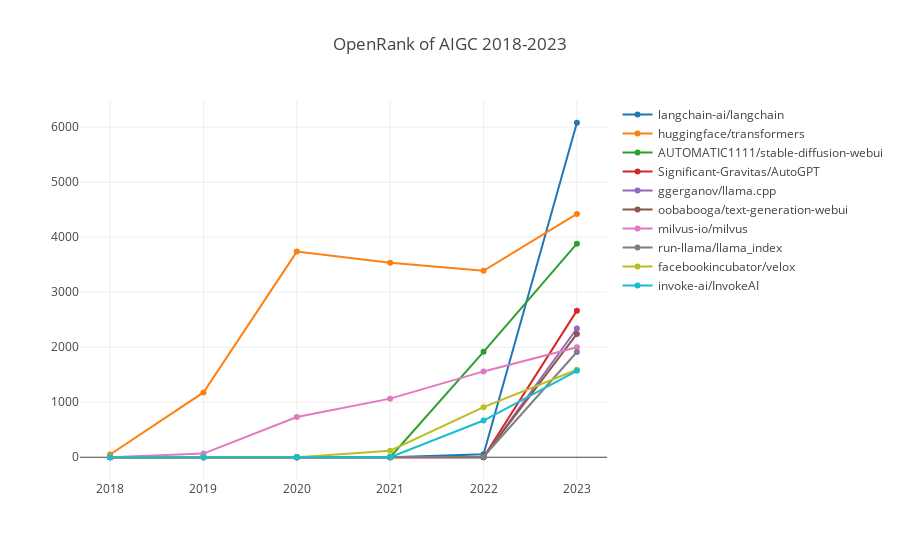

The notebook cell saved with this chart:
### Code cell
openDigger.index.openrank.getRepoOpenrank({
    startYear, endYear: year, startMonth: 1, endMonth: 12,
    groupTimeRange: 'year', order: 'DESC', labelIntersect: [':technology/ai/generative_ai'], limit: 10
}).then(data => {
    openDigger.render.plotly(data.map(row => {
        return {
            x: years,
            y: row.openrank,
            name: row.name
        };
    }), {title: `OpenRank of AIGC 2018-2023`, xaxis: { type: 'category' }});
});

### Figure 1 — Plotly figure (JSON) as saved in the notebook; plotly's stock layout.template omitted (floating-point values rounded to 4 significant figures)
{"data": [{"name": "langchain-ai/langchain", "x": [2018, 2019, 2020, 2021, 2022, 2023], "y": [0, 0, 0, 0, 54.06, 6080.0]}, {"name": "huggingface/transformers", "x": [2018, 2019, 2020, 2021, 2022, 2023], "y": [50.2, 1178.0, 3738.0, 3536.0, 3390.0, 4423.0]}, {"name": "AUTOMATIC1111/stable-diffusion-webui", "x": [2018, 2019, 2020, 2021, 2022, 2023], "y": [0, 0, 0, 0, 1916.0, 3882.0]}, {"name": "Significant-Gravitas/AutoGPT", "x": [2018, 2019, 2020, 2021, 2022, 2023], "y": [0, 0, 0, 0, 0, 2665.0]}, {"name": "ggerganov/llama.cpp", "x": [2018, 2019, 2020, 2021, 2022, 2023], "y": [0, 0, 0, 0, 0, 2340.0]}, {"name": "oobabooga/text-generation-webui", "x": [2018, 2019, 2020, 2021, 2022, 2023], "y": [0, 0, 0, 0, 0.32, 2242.0]}, {"name": "milvus-io/milvus", "x": [2018, 2019, 2020, 2021, 2022, 2023], "y": [0, 65.9, 732.5, 1065.0, 1560.0, 2001.0]}, {"name": "run-llama/llama_index", "x": [2018, 2019, 2020, 2021, 2022, 2023], "y": [0, 0, 0, 0, 9.44, 1913.0]}, {"name": "facebookincubator/velox", "x": [2018, 2019, 2020, 2021, 2022, 2023], "y": [0, 0, 0, 117.9, 910.8, 1590.0]}, {"name": "invoke-ai/InvokeAI", "x": [2018, 2019, 2020, 2021, 2022, 2023], "y": [0, 0, 0, 0, 667.8, 1571.0]}], "layout": {"autosize": true, "title": {"text": "OpenRank of AIGC 2018-2023"}, "xaxis": {"autorange": true, "range": [-0.3032, 5.303], "type": "category"}, "yaxis": {"autorange": true, "range": [-501.8, 6582.0], "type": "linear"}}}
